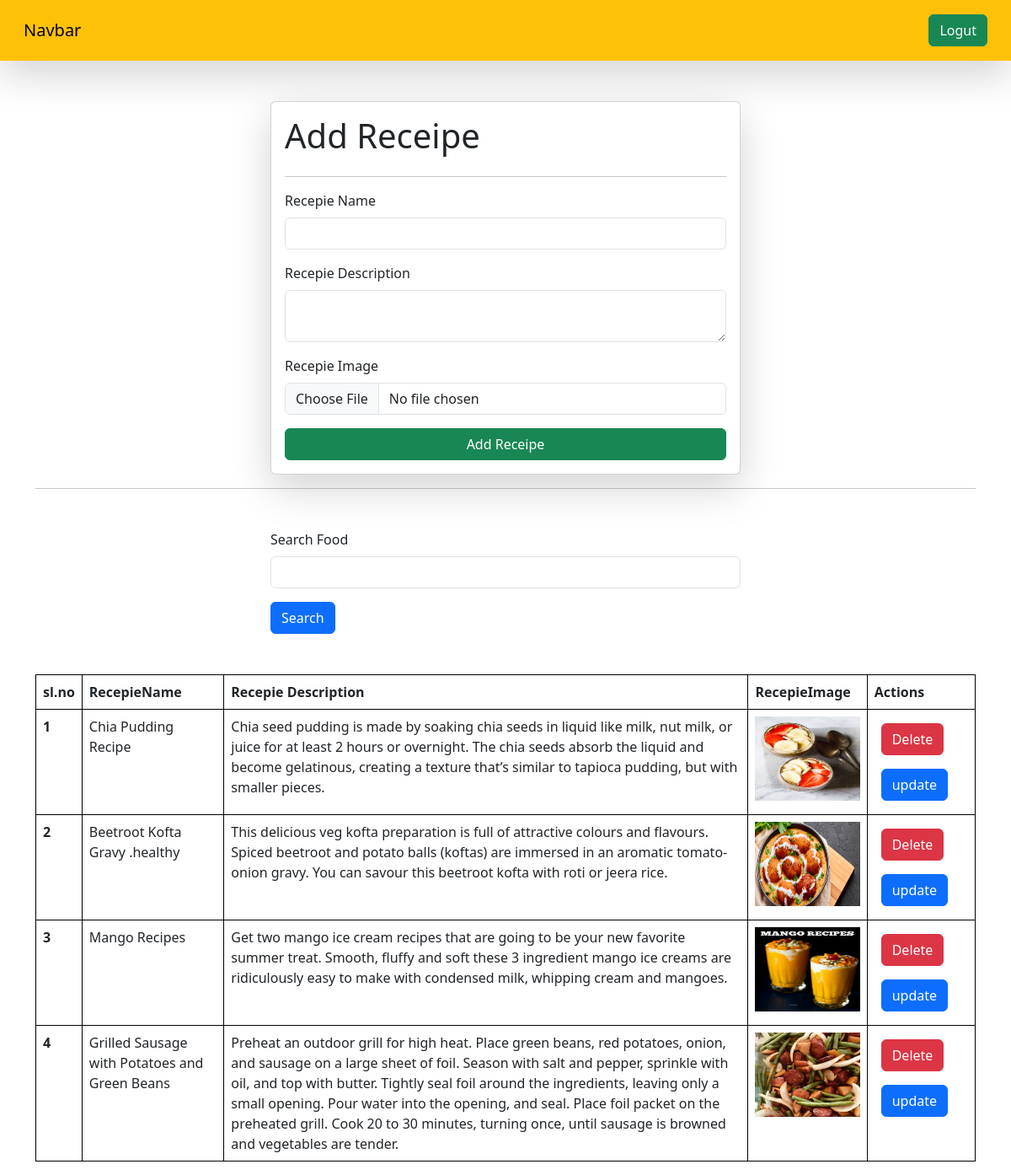
Page /receipe/ (signed in) on the committed database.
### vege/models.py (models this page shows)
class Receipe(models.Model):
    user = models.ForeignKey(User ,on_delete=models.SET_NULL,blank=True,null=True)
    receipe_name = models.CharField(max_length=150)
    receipe_discription = models.TextField()
    receipe_image = models.ImageField(upload_to="receipe")
    receipe_view_count =models.IntegerField(default=1)

### vege/views.py (the view, shortened to what this page needs)
# urls.py: path('receipe/',receipe,name='receipe'),
@login_required(login_url="/login/")
def receipe(request):
    queryset = Receipe.objects.all()
    if request.GET.get('search'):
        queryset = queryset.filter(receipe_name__icontains = request.GET.get('search'))
    context = {'receipe':queryset}
    return render(request,'receipe.html',context)

### vege/templates/receipe.html (shortened to what this page needs)
{% extends "base.html" %}
{% block content %}
<div class="container mt-5">
    <form class="col-6 mx-auto card p-3 shadow-lg" method="post" enctype="multipart/form-data">
        <h1>Add Receipe</h1>
        <hr>
        <div class="mb-3">
          <label for="exampleInputEmail1" class="form-label">Recepie Name</label>
          <input type="text" class="form-control" name="receipe_name" required>
        </div>
        <div class="mb-3">
          <label for="exampleInputPassword1" class="form-label">Recepie Description</label>
          <textarea class="form-control" name="receipe_discription" required></textarea>
        </div>
        <div class="mb-3">
            <label for="exampleInputPassword1" class="form-label" >Recepie Image</label>
            <input type="file" class="form-control" name="receipe_image">
        </div>
        <button type="submit" class="btn btn-success">Add Receipe</button>
      </form>
      <hr>
          <div class="mt-5">
            <div class="mx-auto col-6">
              <form>
                <div class="mb-3">
                    <label for="exampleInputEmail1" class="form-label">Search Food</label>
                    <input type="text" class="form-control" name="search" >
                </div>
                <button type="submit" class="btn btn-primary">Search</button>
              </form>
            </div>
          </div>
      <table class="table mt-5">
        <thead>
          <tr>
            <th scope="col">sl.no</th>
            <th scope="col">RecepieName</th>
            <th scope="col">Recepie Description</th>
            <th scope="col">RecepieImage</th>
            <th scope="col">Actions</th>
          </tr>
        </thead>
        <tbody>
            {% for i in receipe %}
                <tr>
                    <th scope="row">{{forloop.counter}}</th>
                    <td>{{i.receipe_name}}</td>
                    <td>{{i.receipe_discription}}</td>
                    <td>
                        <img src="/media/{{i.receipe_image}}" alt="" height="100" width="100%"></td>
                    <td><a href="/delete_receipe/{{i.id}}/" class="btn btn-danger m-2">Delete</a>
                      <a href="/update_receipe/{{i.id}}/" class="btn btn-primary m-2">update</a>
                    </td>
                </tr>
            {% endfor %}
        </tbody>
      </table>
</div>
{% endblock %}

### firstapp/templates/base.html (shortened to what this page needs)
<!DOCTYPE html>
<html lang="en">
<head>
    <link href="https://cdn.jsdelivr.net/npm/bootstrap@5.3.0-alpha3/dist/css/bootstrap.min.css" rel="stylesheet">
</head>
<body>
    <nav class="navbar bg-warning p-3 shadow-lg">
        <div class="container-fluid">
          <a class="navbar-brand">Navbar</a>
          <form class="d-flex" role="search">
            {% if request.user.is_authenticated %}
                <a href="/logout/" class="btn btn-success" type="submit">Logut</a>
            {% else %}
                <a href="/login/" class="btn btn-success" type="submit">Login</a>
            {% endif %}
        </form>
        </div>
      </nav>
</body>
</html>
{% block content %}{% endblock %}

### firstapp/templates/base.html (style rules this page uses)
table, th, td { border:1px solid black; }

### rows in the picture
Receipe: receipe_name "Chia Pudding Recipe", receipe_discription "Chia seed pudding is made by soaking chia seeds in liquid like milk, nut milk, or juice for at least 2 hours or overnight. The chia seeds absorb the liquid and become gelatinous, creating a texture that’s similar to tapioca pudding, but with smaller pieces.", receipe_image (picture)
Receipe: receipe_name "Beetroot Kofta Gravy .healthy", receipe_discription "This delicious veg kofta preparation is full of attractive colours and flavours. Spiced beetroot and potato balls (koftas) are immersed in an aromatic tomato-onion gravy. You can savour this beetroot kofta with roti or jeera rice.", receipe_image (picture)
Receipe: receipe_name "Mango Recipes", receipe_discription "Get two mango ice cream recipes that are going to be your new favorite summer treat. Smooth, fluffy and soft these 3 ingredient mango ice creams are ridiculously easy to make with condensed milk, whipping cream and mangoes.", receipe_image (picture)
Receipe: receipe_name "Grilled Sausage with Potatoes and Green Beans", receipe_discription "Preheat an outdoor grill for high heat. Place green beans, red potatoes, onion, and sausage on a large sheet of foil. Season with salt and pepper, sprinkle with oil, and top with butter. Tightly seal foil around the ingredients, leaving only a small opening. Pour water into the opening, and seal. Place foil packet on the preheated grill. Cook 20 to 30 minutes, turning once, until sausage is browned and vegetables are tender.", receipe_image (picture)
